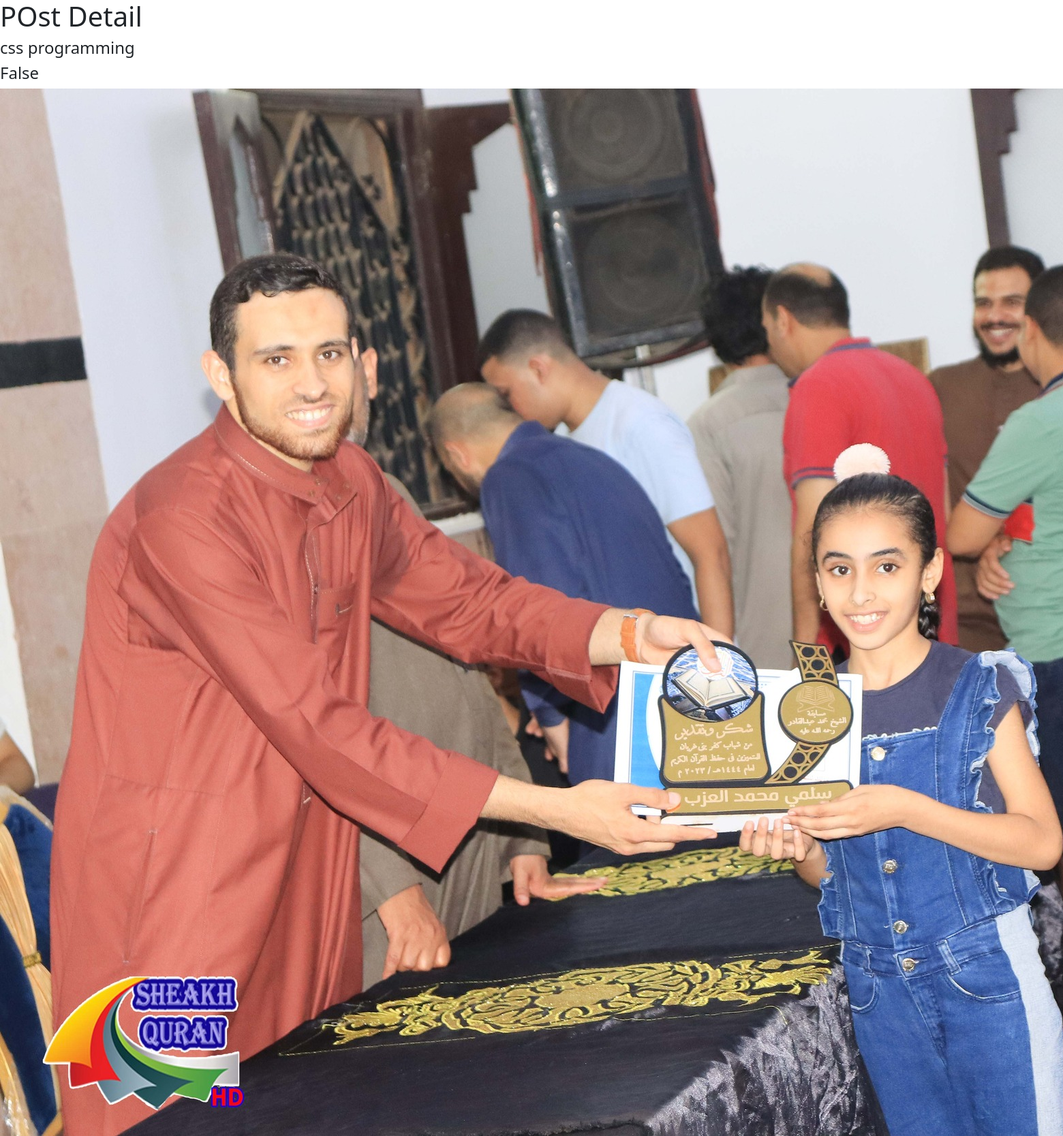
/posts/2/detail, run on an earlier commit of the app's database.
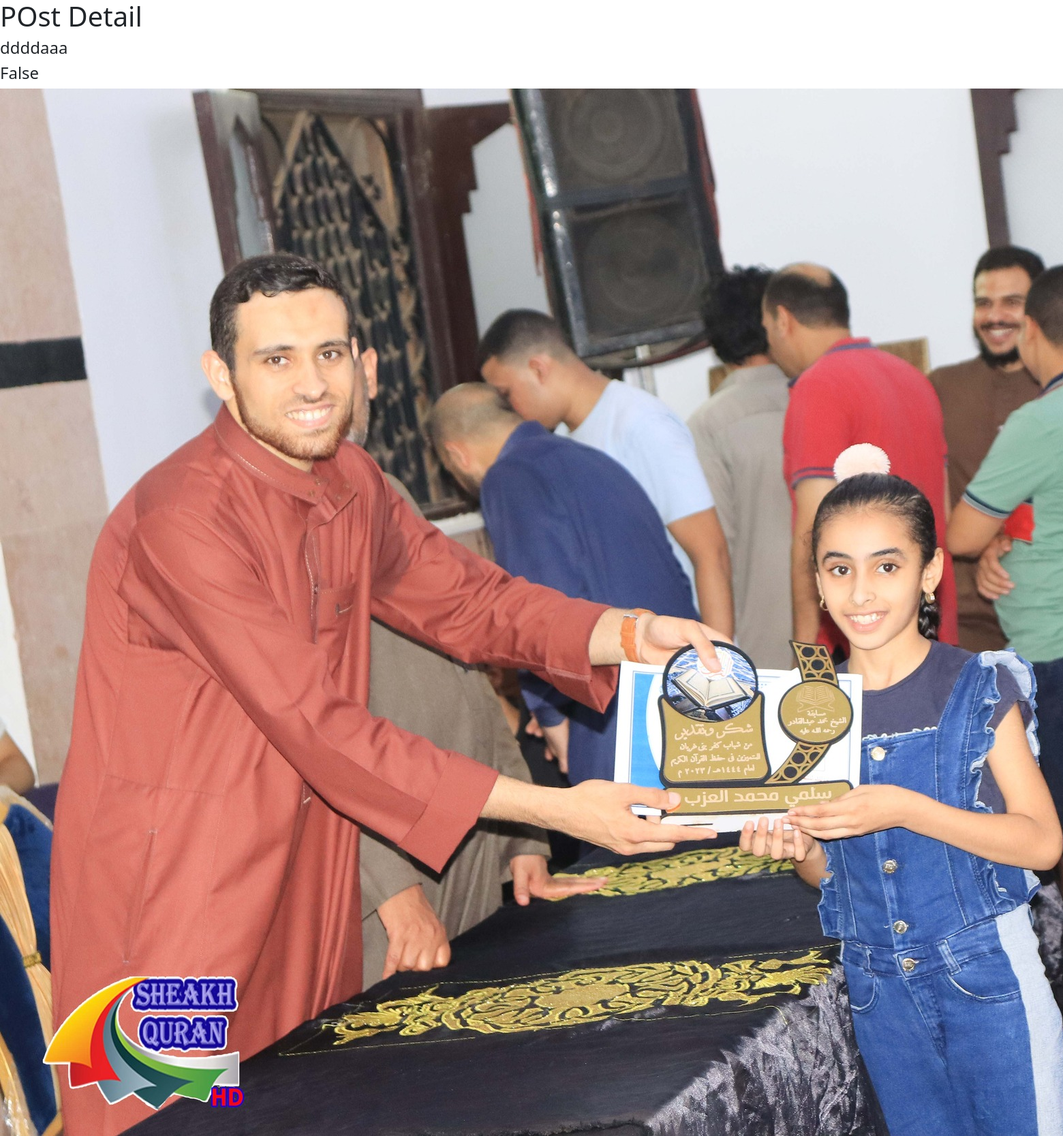
And on a later commit of the database.
### posts/models.py (models this page shows)
class Post(models.Model):
    author=models.ForeignKey(User,related_name='post_author',on_delete=models.SET_NULL,null=True,blank=True)
    title=models.CharField(max_length=100)
    content=models.TextField(max_length=500)
    publish_date=models.DateTimeField(default=timezone.now)
    image=models.ImageField(upload_to='photo_image')
    tags = TaggableManager()
    category=models.ForeignKey('Category',related_name='post_category',on_delete=models.SET_NULL,null=True,blank=True)
    draft=models.BooleanField(default=True)
    def __str__(self):
        return self.title

### posts/views.py (the view)
# urls.py: path('<int:pk>/detail',post_detail),
def post_detail(request,pk):
    post=Post.objects.get(id=pk)
    context={
        'post':post
    }
    return render(request,'posts/post_detail.html',context)

### posts/templates/posts/post_detail.html (shortened to what this page needs)
<!doctype html>
<html lang="en">
  <head>
    <link href="https://cdn.jsdelivr.net/npm/bootstrap@5.3.3/dist/css/bootstrap.min.css" rel="stylesheet">
  </head>
  <body>
    <h1>    POst Detail </h1>
    <h4>{{post}}</h4>
    <h4>{{post.draft}}</h4>
    <img src="{{post.image.url}}" alt="">
  </body>
</html>

What changed in the data, as far as the page shows it:
changed Post "False": title "css programming" → "ddddaaa"
